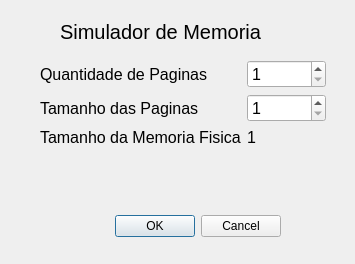
<?xml version="1.0" encoding="UTF-8"?>
<ui version="4.0">
 <class>Dialog</class>
 <widget class="QDialog" name="Dialog">
  <property name="geometry">
   <rect>
    <x>0</x>
    <y>0</y>
    <width>355</width>
    <height>264</height>
   </rect>
  </property>
  <property name="windowTitle">
   <string>Dialog</string>
  </property>
  <widget class="QDialogButtonBox" name="buttonBox">
   <property name="geometry">
    <rect>
     <x>20</x>
     <y>210</y>
     <width>261</width>
     <height>32</height>
    </rect>
   </property>
   <property name="orientation">
    <enum>Qt::Horizontal</enum>
   </property>
   <property name="standardButtons">
    <set>QDialogButtonBox::Cancel|QDialogButtonBox::Ok</set>
   </property>
  </widget>
  <widget class="QLabel" name="label">
   <property name="geometry">
    <rect>
     <x>60</x>
     <y>20</y>
     <width>231</width>
     <height>24</height>
    </rect>
   </property>
   <property name="font">
    <font>
     <pointsize>15</pointsize>
    </font>
   </property>
   <property name="text">
    <string>Simulador de Memoria</string>
   </property>
  </widget>
  <widget class="QWidget" name="layoutWidget">
   <property name="geometry">
    <rect>
     <x>40</x>
     <y>60</y>
     <width>286</width>
     <height>91</height>
    </rect>
   </property>
   <layout class="QFormLayout" name="formLayout">
    <item row="0" column="0">
     <widget class="QLabel" name="quantPaginas">
      <property name="font">
       <font>
        <pointsize>12</pointsize>
       </font>
      </property>
      <property name="text">
       <string>Quantidade de Paginas</string>
      </property>
     </widget>
    </item>
    <item row="0" column="1">
     <widget class="QSpinBox" name="valQuantPaginas">
      <property name="font">
       <font>
        <pointsize>12</pointsize>
       </font>
      </property>
      <property name="minimum">
       <number>1</number>
      </property>
      <property name="value">
       <number>1</number>
      </property>
     </widget>
    </item>
    <item row="1" column="0">
     <widget class="QLabel" name="tamPaginas">
      <property name="font">
       <font>
        <pointsize>12</pointsize>
       </font>
      </property>
      <property name="text">
       <string>Tamanho das Paginas</string>
      </property>
     </widget>
    </item>
    <item row="1" column="1">
     <widget class="QSpinBox" name="valTamPaginas">
      <property name="font">
       <font>
        <pointsize>12</pointsize>
       </font>
      </property>
      <property name="minimum">
       <number>1</number>
      </property>
      <property name="maximum">
       <number>15</number>
      </property>
      <property name="value">
       <number>1</number>
      </property>
     </widget>
    </item>
    <item row="2" column="0">
     <widget class="QLabel" name="tamMemoriaFisica">
      <property name="font">
       <font>
        <pointsize>12</pointsize>
       </font>
      </property>
      <property name="text">
       <string>Tamanho da Memoria Fisica</string>
      </property>
     </widget>
    </item>
    <item row="2" column="1">
     <widget class="QLabel" name="valTamMemoriaFisica">
      <property name="font">
       <font>
        <pointsize>12</pointsize>
       </font>
      </property>
      <property name="text">
       <string>1</string>
      </property>
     </widget>
    </item>
   </layout>
  </widget>
  <zorder>layoutWidget</zorder>
  <zorder>buttonBox</zorder>
  <zorder>label</zorder>
 </widget>
 <resources/>
 <connections>
  <connection>
   <sender>buttonBox</sender>
   <signal>accepted()</signal>
   <receiver>Dialog</receiver>
   <slot>accept()</slot>
   <hints>
    <hint type="sourcelabel">
     <x>248</x>
     <y>254</y>
    </hint>
    <hint type="destinationlabel">
     <x>157</x>
     <y>274</y>
    </hint>
   </hints>
  </connection>
  <connection>
   <sender>buttonBox</sender>
   <signal>rejected()</signal>
   <receiver>Dialog</receiver>
   <slot>reject()</slot>
   <hints>
    <hint type="sourcelabel">
     <x>316</x>
     <y>260</y>
    </hint>
    <hint type="destinationlabel">
     <x>286</x>
     <y>274</y>
    </hint>
   </hints>
  </connection>
 </connections>
</ui>
